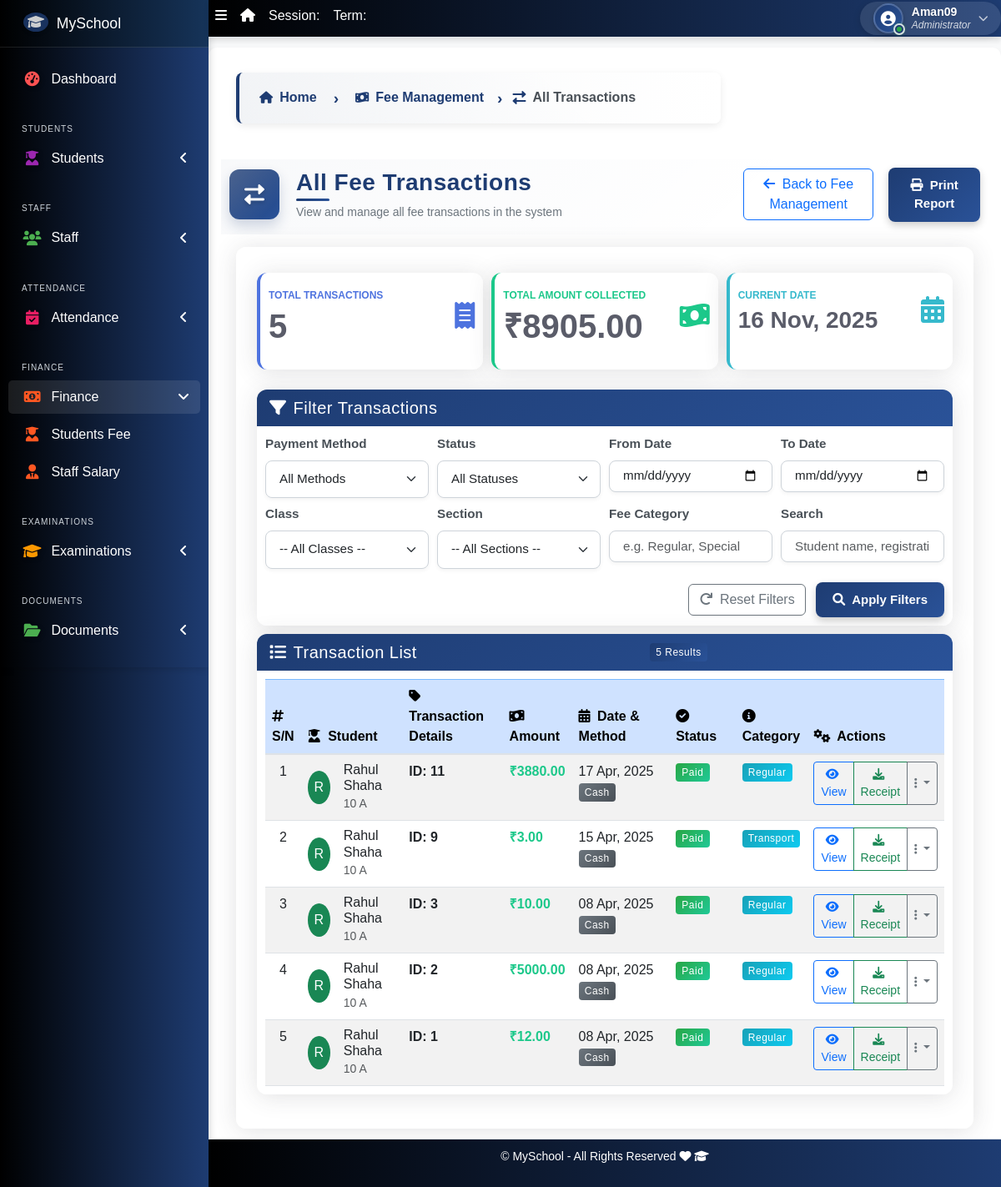
The app's page /fees/transactions/ (signed in), older data.
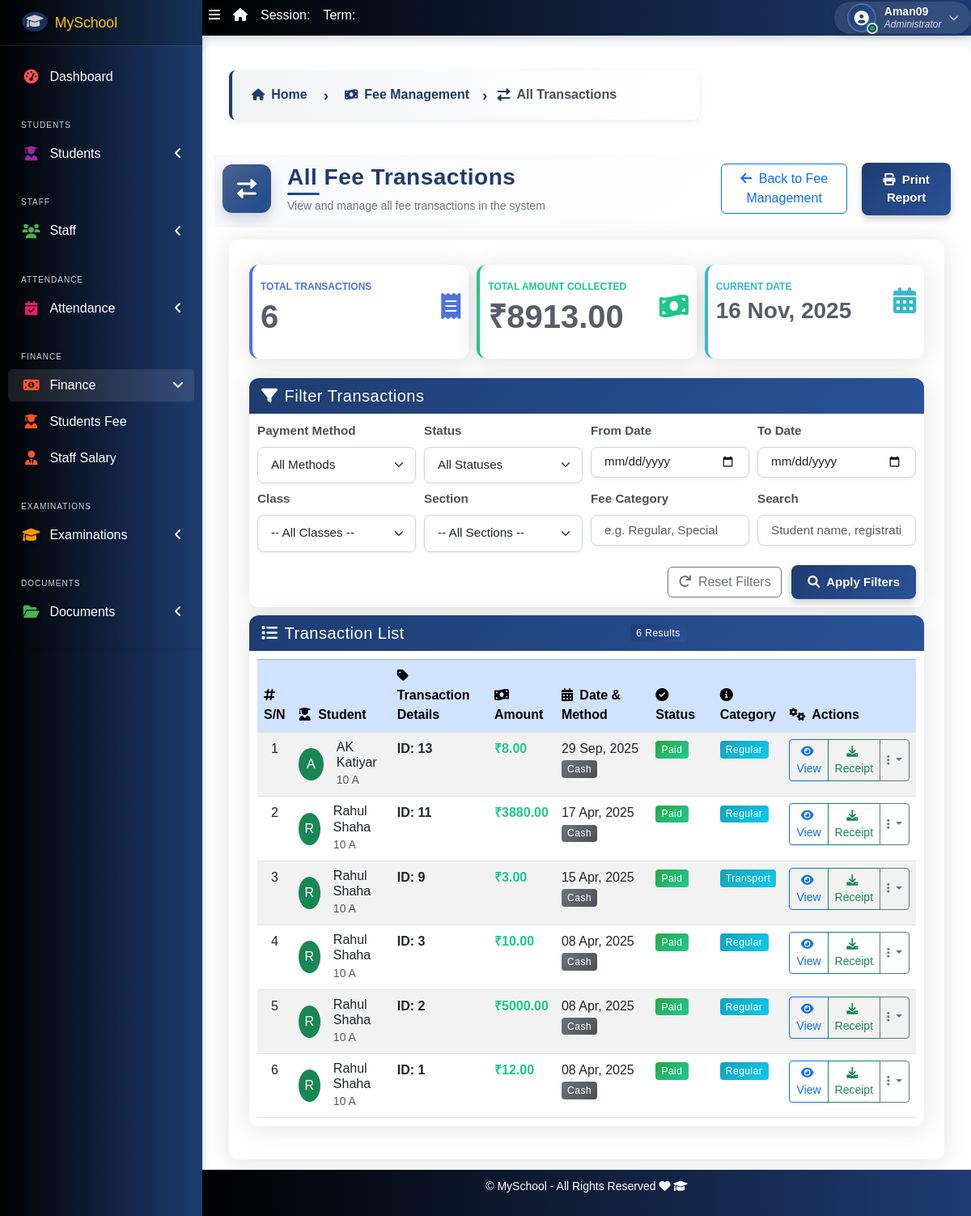
The same page, newer data.
### apps/fees/models.py (models this page shows, shortened)
class FeePayment(models.Model):
    PAYMENT_STATUS = [
        ("Paid", "Paid"),
        ("Pending", "Pending"),
    ]
    PAYMENT_METHODS = [
        ("Cash", "Cash"),
        ("Online", "Online"),
        ("Bank Transfer", "Bank Transfer")
    ]
    student = models.ForeignKey('students.Student', on_delete=models.CASCADE)
    amount = models.DecimalField(max_digits=10, decimal_places=2)
    payment_method = models.CharField(max_length=50, choices=PAYMENT_METHODS)
    transaction_id = models.CharField(max_length=100, blank=True, null=True, help_text="Required for online or bank transfers")
    date = models.DateTimeField(default=timezone.now)
    status = models.CharField(max_length=20, choices=PAYMENT_STATUS, default="Pending")
    fee_category = models.CharField(max_length=50, default="Regular")

### apps/students/models.py (models this page shows, shortened)
class Student(models.Model):
    STATUS_CHOICES = [("active", "Active"), ("inactive", "Inactive")]
    GENDER_CHOICES = [("male", "Male"), ("female", "Female")]
    category = [("N/A", "N/A"),("Gen", "Gen"), ("OBC", "OBC"), ("SC/ST", "SC/ST"), ("Other", "Other")]
    current_status = models.CharField(
        max_length=10, choices=STATUS_CHOICES, default="active"
    )
    registration_number = models.CharField(max_length=200, unique=True, null=True, blank=True)
    fullname = models.CharField(max_length=200)
    gender = models.CharField(max_length=10, choices=GENDER_CHOICES, default="male")
    category = models.CharField(max_length=10, choices=category, default="N/A")
    aadhar_validator = RegexValidator(
    regex=r'^\d{12}$',
    message="Aadhaar number must be exactly 12 digits.",
    code='invalid_aadhar'
    )
    aadhar = models.CharField(validators=[aadhar_validator], max_length=12, blank=True)
    date_of_birth = models.DateField(default=timezone.now)
    current_class = models.ForeignKey(
        'corecode.StudentClass',
        on_delete=models.SET_NULL,
        blank=True,
        null=True
    )
    section = models.CharField(max_length=10, blank=True)
    date_of_admission = models.DateField(default=timezone.now)
    mobile_num_regex = RegexValidator(
        regex="^[0-9]{10,15}$", message="Entered mobile number isn't in a right format!"
    )
    mobile_number = models.CharField(
        validators=[mobile_num_regex], max_length=13, blank=True
    )
    email_id = models.EmailField(max_length=254, blank=True)
    Father_name = models.CharField(max_length=255, null=False, blank=False)
    Father_mobile_number = models.CharField( validators=[mobile_num_regex] ,max_length=15,)
    Father_aadhar = models.CharField(validators=[aadhar_validator], max_length=12, blank=True)
    Mother_name = models.CharField(max_length=255, null=True, blank=True)
    address = models.TextField(blank=True)
    others = models.TextField(blank=True)
    passport = models.ImageField(blank=True, upload_to="students/passports/")
    class Meta:
        ordering = ["fullname",]

### apps/corecode/models.py (models this page shows)
class StudentClass(models.Model):
    name = models.CharField(max_length=200, unique=True)
    class Meta:
        verbose_name = "Class"
        verbose_name_plural = "Classes"
        ordering = ["name"]
    def __str__(self):
        return self.name

### apps/fees/views.py (the view)
# urls.py: path('transactions/', views.all_transactions, name='all_transactions'),
@login_required
@admin_required
def all_transactions(request):
    transactions = FeePayment.objects.all().select_related('student').order_by('-date')
    payment_method = request.GET.get('payment_method', '')
    status = request.GET.get('status', '')
    date_from = request.GET.get('date_from', '')
    date_to = request.GET.get('date_to', '')
    search = request.GET.get('search', '')
    fee_category = request.GET.get('fee_category', '')
    class_name = request.GET.get('class_name', '')
    section = request.GET.get('section', '')
    if payment_method:
        transactions = transactions.filter(payment_method=payment_method)
    if status:
        transactions = transactions.filter(status=status)
    if fee_category:
        transactions = transactions.filter(fee_category=fee_category)
    if date_from:
        transactions = transactions.filter(date__gte=date_from)
    if date_to:
        transactions = transactions.filter(date__lte=date_to)
    if class_name:
        transactions = transactions.filter(student__current_class_id=class_name)
    if section:
        transactions = transactions.filter(student__section=section)
    if search:
        transactions = transactions.filter(
            Q(student__fullname__icontains=search) |
            Q(student__registration_number__icontains=search) |
            Q(transaction_id__icontains=search)
        )
    total_amount = transactions.aggregate(total=Sum('amount'))['total'] or 0
    paginator = Paginator(transactions, 25)  # Show 25 transactions per page
    page_number = request.GET.get('page')
    page_obj = paginator.get_page(page_number)
    from apps.corecode.models import StudentClass
    classes = StudentClass.objects.all().order_by('name')
    sections = Student.objects.values_list('section', flat=True).distinct()
    section_choices = [(section, section) for section in sections if section]
    context = {
        'page_obj': page_obj,
        'total_amount': total_amount,
        'total_transactions': transactions.count(),
        'payment_methods': FeePayment.PAYMENT_METHODS,
        'payment_statuses': FeePayment.PAYMENT_STATUS,
        'now': timezone.now(),
        'classes': classes,
        'sections': section_choices,
        'filter_params': {
            'payment_method': payment_method,
            'status': status,
            'date_from': date_from,
            'date_to': date_to,
            'search': search,
            'fee_category': fee_category,
            'class_name': class_name,
            'section': section
        }
    }
    return render(request, 'fees/all_transactions.html', context)

### apps/fees/views.py (called while the page is built)
def admin_required(view_func):
    @wraps(view_func)
    def _wrapped_view(request, *args, **kwargs):
        if not request.user.is_superuser:
            messages.error(request, "Access denied. Only administrators can access this page.")
            return render(request, '403.html', status=403)
        return view_func(request, *args, **kwargs)
    return _wrapped_view

### apps/fees/templates/fees/all_transactions.html (shortened to what the changed rows need)
{% extends 'base.html' %}
{% load static %}
{% block title %}All Fee Transactions{% endblock title %}
{% block content %}
<div class="container-fluid py-3 fees-container">
    <div class="row mb-3">
        <div class="col-md-4">
            <div class="card border-left-primary shadow h-100 py-2">
                <div class="card-body">
                    <div class="row no-gutters align-items-center">
                        <div class="col mr-2">
                            <div class="text-xs font-weight-bold text-primary text-uppercase mb-1">Total Transactions</div>
                            <div class="h1 mb-0 font-weight-bold text-gray-800">{{ total_transactions }}</div>
                        </div>
                    </div>
                </div>
            </div>
        </div>
        <div class="col-md-4">
            <div class="card border-left-success shadow h-100 py-2">
                <div class="card-body">
                    <div class="row no-gutters align-items-center">
                        <div class="col mr-2">
                            <div class="text-xs font-weight-bold text-success text-uppercase mb-1">Total Amount Collected</div>
                            <div class="h1 mb-0 font-weight-bold text-gray-800">₹{{ total_amount|floatformat:2 }}</div>
                        </div>
                    </div>
                </div>
            </div>
        </div>
    </div>
    <div class="card shadow-sm">
        <div class="card-header bg-light d-flex justify-content-between align-items-center">
            <h5 class="mb-0"><i class="fas fa-list me-2"></i>Transaction List</h5>
            <span class="badge bg-primary rounded-pill px-3 py-2">{{ page_obj.paginator.count }} Results</span>
        </div>
        <div class="card-body p-0">
            <div class="table-responsive">
                <table class="table table-hover table-striped mb-0">
                    <thead class="table-primary">
                        <tr>
                            <th width="5%"><i class="fas fa-hashtag me-1"></i> S/N</th>
                            <th width="15%"><i class="fas fa-user-graduate me-1"></i> Student</th>
                            <th width="15%"><i class="fas fa-tag me-1"></i> Transaction Details</th>
                            <th width="10%"><i class="fas fa-money-bill-wave me-1"></i> Amount</th>
                            <th width="15%"><i class="fas fa-calendar-alt me-1"></i> Date & Method</th>
                            <th width="10%"><i class="fas fa-check-circle me-1"></i> Status</th>
                            <th width="10%"><i class="fas fa-info-circle me-1"></i> Category</th>
                            <th width="20%"><i class="fas fa-cogs me-1"></i> Actions</th>
                        </tr>
                    </thead>
                    <tbody>
                        {% for payment in page_obj %}
                        <tr>
                            <td class="text-center">{{ forloop.counter0|add:page_obj.start_index }}</td>
                            <td>
                                <div class="d-flex align-items-center">
                                    <div class="rounded-circle bg-{% if payment.status == 'Paid' %}success{% else %}warning{% endif %} text-white me-3 d-flex align-items-center justify-content-center" style="width: 40px; height: 40px; font-size: 16px;">
                                        {{ payment.student.fullname|slice:":1" }}
                                    </div>
                                    <div>
                                        <h6 class="mb-0">{{ payment.student.fullname }}</h6>
                                        <small class="text-muted">{{ payment.student.current_class }} {{ payment.student.section }}</small>
                                    </div>
                                </div>
                            </td>
                            <td>
                                <span class="d-block fw-bold">ID: {{ payment.id }}</span>
                            </td>
                            <td class="fw-bold text-{% if payment.status == 'Paid' %}success{% else %}warning{% endif %}">
                                ₹{{ payment.amount|floatformat:2 }}
                            </td>
                            <td>
                                <span class="d-block">{{ payment.date|date:"d M, Y" }}</span>
                                <small class="badge bg-secondary">{{ payment.payment_method }}</small>
                            </td>
                            <td>
                                <span class="badge bg-{% if payment.status == 'Paid' %}success{% else %}warning{% endif %} px-3 py-2">
                                    {{ payment.status }}
                                </span>
                            </td>
                            <td>
                                <span class="badge bg-info px-3 py-2">
                                    {{ payment.fee_category }}
                                </span>
                            </td>
                            <td>
                                <div class="btn-group">
                                    <a href="{% url 'fees:generate_receipt' payment.id %}?format=html" target="_blank" class="btn btn-sm btn-outline-primary">
                                        <i class="fas fa-eye me-1"></i> View
                                    </a>
                                    <a href="{% url 'fees:generate_receipt' payment.id %}" class="btn btn-sm btn-outline-success">
                                        <i class="fas fa-download me-1"></i> Receipt
                                    </a>
                                    <div class="btn-group">
                                        <button type="button" class="btn btn-sm btn-outline-secondary dropdown-toggle" data-bs-toggle="dropdown" aria-expanded="false">
                                            <i class="fas fa-ellipsis-v"></i>
                                        </button>
                                    </div>
                                </div>
                            </td>
                        </tr>
                        {% endfor %}
                    </tbody>
                </table>
            </div>
        </div>
    </div>
</div>
{% endblock content %}

### templates/base.html (shortened to what the changed rows need)
{% load static %}
<!DOCTYPE html>
<html lang="en">
<head>
  <link rel="stylesheet" href="{% static 'dist/css/preload.css' %}">
  <link rel="stylesheet" href="{% static 'plugins/fontawesome-free/css/all.min.css' %}">
  <link rel="stylesheet" href="{% static 'plugins/toastr/toastr.min.css' %}">
<link rel="stylesheet" href="https://cdn.jsdelivr.net/npm/bootstrap-icons/font/bootstrap-icons.css">
    <link rel="stylesheet" href="https://cdnjs.cloudflare.com/ajax/libs/font-awesome/6.5.0/css/all.min.css">
  <link rel="stylesheet"
    href="{% static 'plugins/overlayScrollbars/css/OverlayScrollbars.min.css' %}">
  <link rel="stylesheet" href="{% static 'plugins/Datatables/datatables.min.css' %}" />
  <link rel="stylesheet" href="{% static 'dist/css/adminlte.min.css' %}">
  <link rel="stylesheet" href="https://cdnjs.cloudflare.com/ajax/libs/font-awesome/6.0.0-beta3/css/all.min.css">
  <link rel="stylesheet" href="https://cdn.jsdelivr.net/npm/bootstrap@5.3.0/dist/css/bootstrap.min.css">
  <link rel="stylesheet" href="{% static 'dist/css/style.css' %}">
  <link rel="stylesheet" href="{% static 'dist/css/sidebar-fix.css' %}">
</head>
<body class="hold-transition sidebar-mini layout-fixed layout-navbar-fixed layout-footer-fixed">
  <div class="wrapper">
    <aside class="main-sidebar sidebar-dark-primary">
      <a href="{% url 'home' %}" class="brand-link d-flex align-items-center">
        {% if profile.college_logo %}
        <img src="{{ profile.college_logo.url }}" alt="College Logo" class="brand-image img-circle elevation-3" style="opacity: .8; margin-right: 10px; max-height: 33px;">
        {% else %}
        <i class="fas fa-graduation-cap brand-image img-circle elevation-3" style="opacity: .8; margin-right: 10px; background-color: #1E3C72; color: #fff; padding: 5px; font-size: 16px;"></i>
        {% endif %}
        <span class="brand-text font-weight-light">{{ profile.college_name | default:"MySchool" }}</span>
      </a>
    </aside>
    <div class="content-wrapper">
      <div class="page-title-section">
        <div class="container-fluid">
          <div class="row align-items-center">
            <div class="col-md-8">
              <div class="page-title-container">
                <div class="page-title-content">
                  <h1 class="page-title">{% block title %}{% endblock title %}</h1>
                </div>
              </div>
            </div>
          </div>
        </div>
      </div>
      <section class="content">
        <div class="container-fluid">
          <div class="row">
            <div class="col-md-12">
              {% block fullcard %}
              <div class="card">
                <div class="card-body">
                  <div class="row">
                    <div class="col">
                      {% block content %}
                      {% endblock content %}
                    </div>
                  </div>
                </div>
              </div>
              {% endblock fullcard %}
            </div>
          </div>
        </div>
      </section>
    </div>
  </div>
</body>
</html>

Row changes from the older to the newer data that the page shows:
added FeePayment: student.fullname "A", student.fullname "AK Katiyar", student.current_class "10", student.section "A", id "13", amount "8.00", date "29 Sep, 2025", payment_method "Cash", status "Paid", fee_category "Regular"
Text that changed along with them:
{{ total_transactions }}: "5" → "6"
{{ total_amount|floatformat:2 }}: "8905.00" → "8913.00"
{{ page_obj.paginator.count }}: "5" → "6"
